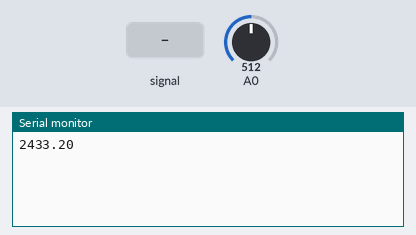
A sketch run on a simulated Arduino Uno, built with avr-gcc and run on an emulated ATmega328P. Parts: the last lines printed to the serial monitor. The inputs (shaded band) are chosen by the test bench; at power-on: A0 = 512.

Above: at 1.2 s.
1.3 s: A0 fed a 200 Hz sine of ±81 counts around its level
At 2.1 s:
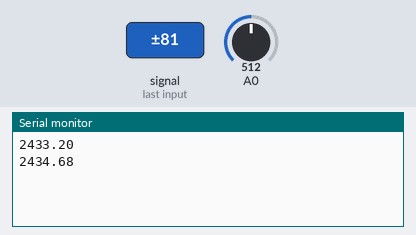
2.8 s: A0 set to 716
At 3.9 s:
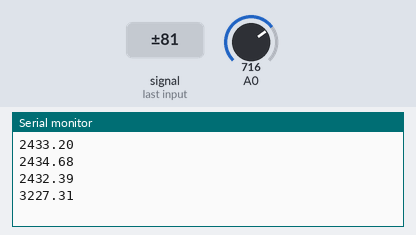
4.3 s: A0 set to 900
At 5.3 s:
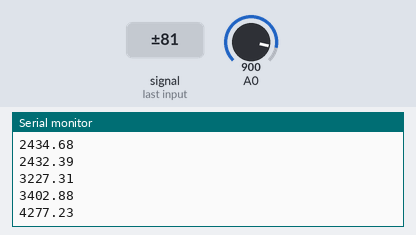
Timing chart, 0 to 7.3 s (numbered marks = the images above; inputs shaded):
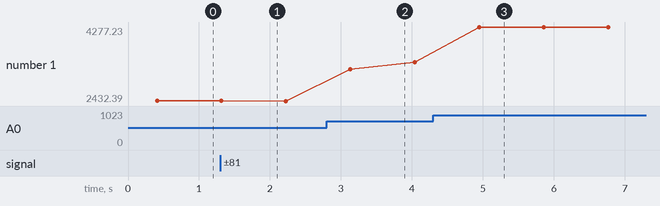

Measured:
- after the input at 1.3 s, the serial monitor: prints a new line at once (image 1)
- after the input at 2.8 s, the serial monitor: prints a new line after 0.34 s (image 2)
- after the input at 4.3 s, the serial monitor: prints a new line after 0.65 s (image 3)
- plotted number 1: 2433.2 → 2432.39 after the input at 1.3 s, 2432.39 → 3402.88 after the input at 2.8 s, 3402.88 → 4277.23 after the input at 4.3 s

The sketch:

current_mesurment.ino
```cpp
void setup() {
  Serial.begin(9600);

  // put your setup code here, to run once:

}

void loop() {
  float volt =0;
  int sensor;
  for (int i = 0; i<=2999; i++)
  {
    sensor = analogRead(A0);
    volt = volt +((sensor*.0048)*1000);
      }
  float voltage = volt/3000;
  float current = voltage/1.01;
  Serial.println(current);//*.0048)/1)*1000);
  delay(500);// put your main code here, to run repeatedly:

}
```
